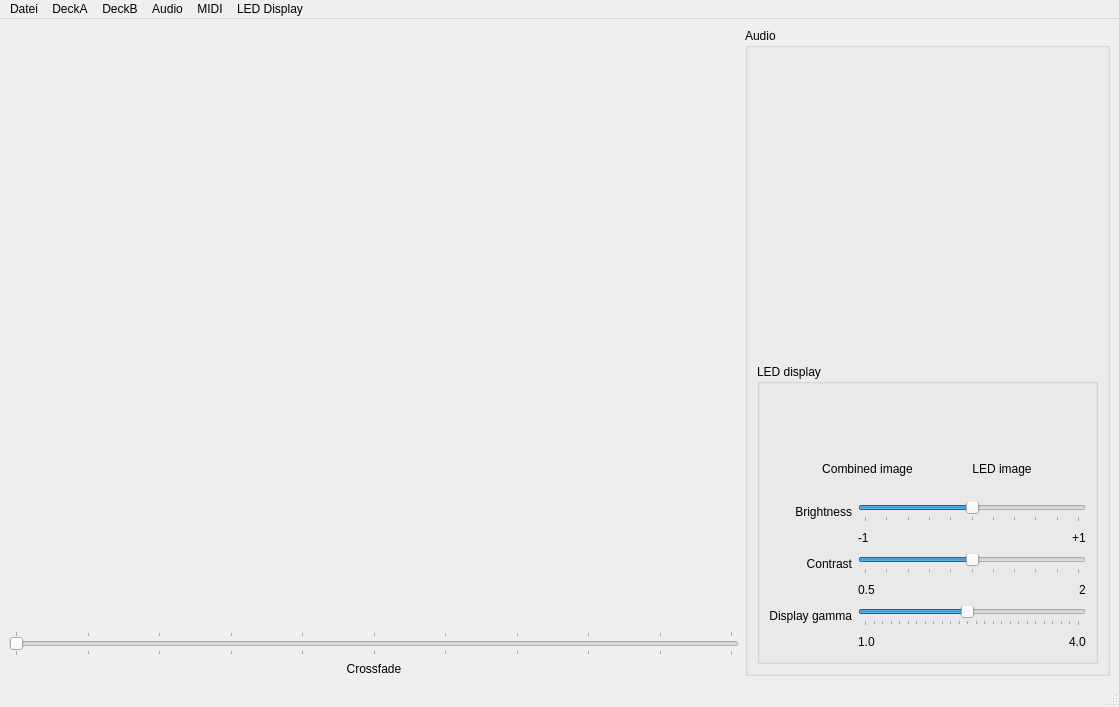
<?xml version="1.0" encoding="UTF-8"?>
<ui version="4.0">
 <class>MainWindow</class>
 <widget class="QMainWindow" name="MainWindow">
  <property name="geometry">
   <rect>
    <x>0</x>
    <y>0</y>
    <width>1119</width>
    <height>707</height>
   </rect>
  </property>
  <property name="windowTitle">
   <string>NerDisco 0.7b</string>
  </property>
  <property name="windowIcon">
   <iconset resource="../resources/resources.qrc">
    <normaloff>:/icon.ico</normaloff>:/icon.ico</iconset>
  </property>
  <widget class="QWidget" name="centralwidget">
   <layout class="QHBoxLayout" name="horizontalLayout_4" stretch="2,1">
    <item>
     <layout class="QVBoxLayout" name="verticalLayout" stretch="1,0,0">
      <item>
       <layout class="QHBoxLayout" name="horizontalLayout_2">
        <item>
         <widget class="Deck" name="widgetDeckA" native="true"/>
        </item>
        <item>
         <widget class="Deck" name="widgetDeckB" native="true"/>
        </item>
       </layout>
      </item>
      <item>
       <widget class="QSlider" name="horizontalSliderCrossfade">
        <property name="maximum">
         <number>100</number>
        </property>
        <property name="orientation">
         <enum>Qt::Horizontal</enum>
        </property>
        <property name="tickPosition">
         <enum>QSlider::TicksBothSides</enum>
        </property>
        <property name="tickInterval">
         <number>10</number>
        </property>
       </widget>
      </item>
      <item>
       <layout class="QHBoxLayout" name="horizontalLayout_3">
        <item>
         <widget class="QLabel" name="label_2">
          <property name="text">
           <string>Crossfade</string>
          </property>
          <property name="alignment">
           <set>Qt::AlignHCenter|Qt::AlignTop</set>
          </property>
         </widget>
        </item>
       </layout>
      </item>
     </layout>
    </item>
    <item>
     <layout class="QVBoxLayout" name="verticalLayout_4">
      <item>
       <widget class="QGroupBox" name="groupBox_3">
        <property name="title">
         <string>Audio</string>
        </property>
        <layout class="QVBoxLayout" name="verticalLayout_5">
         <item>
          <widget class="QLabel" name="labelSpectrumImage">
           <property name="text">
            <string/>
           </property>
          </widget>
         </item>
         <item>
          <widget class="QGroupBox" name="groupBox_4">
           <property name="title">
            <string>LED display</string>
           </property>
           <layout class="QVBoxLayout" name="verticalLayout_3">
            <item>
             <layout class="QVBoxLayout" name="verticalLayout_2" stretch="0,0">
              <item>
               <layout class="QGridLayout" name="gridLayout">
                <item row="1" column="1">
                 <widget class="QLabel" name="labelRealImage">
                  <property name="sizePolicy">
                   <sizepolicy hsizetype="Fixed" vsizetype="Fixed">
                    <horstretch>0</horstretch>
                    <verstretch>0</verstretch>
                   </sizepolicy>
                  </property>
                  <property name="text">
                   <string/>
                  </property>
                  <property name="alignment">
                   <set>Qt::AlignCenter</set>
                  </property>
                 </widget>
                </item>
                <item row="1" column="0">
                 <widget class="QLabel" name="labelFinalImage">
                  <property name="sizePolicy">
                   <sizepolicy hsizetype="Fixed" vsizetype="Fixed">
                    <horstretch>0</horstretch>
                    <verstretch>0</verstretch>
                   </sizepolicy>
                  </property>
                  <property name="text">
                   <string notr="true"/>
                  </property>
                  <property name="alignment">
                   <set>Qt::AlignCenter</set>
                  </property>
                 </widget>
                </item>
                <item row="0" column="1">
                 <widget class="QLabel" name="label_3">
                  <property name="text">
                   <string>LED image</string>
                  </property>
                  <property name="alignment">
                   <set>Qt::AlignBottom|Qt::AlignHCenter</set>
                  </property>
                 </widget>
                </item>
                <item row="0" column="0">
                 <widget class="QLabel" name="label">
                  <property name="text">
                   <string>Combined image</string>
                  </property>
                  <property name="alignment">
                   <set>Qt::AlignBottom|Qt::AlignHCenter</set>
                  </property>
                 </widget>
                </item>
               </layout>
              </item>
              <item>
               <layout class="QGridLayout" name="gridLayout_2">
                <item row="1" column="1">
                 <layout class="QHBoxLayout" name="horizontalLayout_9">
                  <property name="spacing">
                   <number>0</number>
                  </property>
                  <item>
                   <widget class="QLabel" name="label_17">
                    <property name="text">
                     <string>-1</string>
                    </property>
                   </widget>
                  </item>
                  <item>
                   <spacer name="horizontalSpacer_8">
                    <property name="orientation">
                     <enum>Qt::Horizontal</enum>
                    </property>
                    <property name="sizeHint" stdset="0">
                     <size>
                      <width>40</width>
                      <height>20</height>
                     </size>
                    </property>
                   </spacer>
                  </item>
                  <item>
                   <widget class="QLabel" name="label_18">
                    <property name="text">
                     <string>+1</string>
                    </property>
                   </widget>
                  </item>
                 </layout>
                </item>
                <item row="3" column="1">
                 <layout class="QHBoxLayout" name="horizontalLayout_8">
                  <property name="spacing">
                   <number>0</number>
                  </property>
                  <item>
                   <widget class="QLabel" name="label_15">
                    <property name="text">
                     <string>0.5</string>
                    </property>
                   </widget>
                  </item>
                  <item>
                   <spacer name="horizontalSpacer_7">
                    <property name="orientation">
                     <enum>Qt::Horizontal</enum>
                    </property>
                    <property name="sizeHint" stdset="0">
                     <size>
                      <width>40</width>
                      <height>20</height>
                     </size>
                    </property>
                   </spacer>
                  </item>
                  <item>
                   <widget class="QLabel" name="label_16">
                    <property name="text">
                     <string>2</string>
                    </property>
                   </widget>
                  </item>
                 </layout>
                </item>
                <item row="5" column="1">
                 <layout class="QHBoxLayout" name="horizontalLayout_7">
                  <property name="spacing">
                   <number>0</number>
                  </property>
                  <item>
                   <widget class="QLabel" name="label_13">
                    <property name="text">
                     <string>1.0</string>
                    </property>
                   </widget>
                  </item>
                  <item>
                   <spacer name="horizontalSpacer_6">
                    <property name="orientation">
                     <enum>Qt::Horizontal</enum>
                    </property>
                    <property name="sizeHint" stdset="0">
                     <size>
                      <width>40</width>
                      <height>20</height>
                     </size>
                    </property>
                   </spacer>
                  </item>
                  <item>
                   <widget class="QLabel" name="label_14">
                    <property name="text">
                     <string>4.0</string>
                    </property>
                   </widget>
                  </item>
                 </layout>
                </item>
                <item row="4" column="1">
                 <widget class="QSlider" name="horizontalSliderGamma">
                  <property name="minimum">
                   <number>100</number>
                  </property>
                  <property name="maximum">
                   <number>350</number>
                  </property>
                  <property name="pageStep">
                   <number>10</number>
                  </property>
                  <property name="value">
                   <number>220</number>
                  </property>
                  <property name="sliderPosition">
                   <number>220</number>
                  </property>
                  <property name="orientation">
                   <enum>Qt::Horizontal</enum>
                  </property>
                  <property name="invertedAppearance">
                   <bool>false</bool>
                  </property>
                  <property name="invertedControls">
                   <bool>false</bool>
                  </property>
                  <property name="tickPosition">
                   <enum>QSlider::TicksBelow</enum>
                  </property>
                  <property name="tickInterval">
                   <number>10</number>
                  </property>
                 </widget>
                </item>
                <item row="4" column="0">
                 <widget class="QLabel" name="label_12">
                  <property name="text">
                   <string>Display gamma</string>
                  </property>
                  <property name="alignment">
                   <set>Qt::AlignRight|Qt::AlignTrailing|Qt::AlignVCenter</set>
                  </property>
                 </widget>
                </item>
                <item row="0" column="1">
                 <widget class="QSlider" name="horizontalSliderBrightness">
                  <property name="minimum">
                   <number>0</number>
                  </property>
                  <property name="maximum">
                   <number>100</number>
                  </property>
                  <property name="pageStep">
                   <number>10</number>
                  </property>
                  <property name="value">
                   <number>50</number>
                  </property>
                  <property name="orientation">
                   <enum>Qt::Horizontal</enum>
                  </property>
                  <property name="invertedAppearance">
                   <bool>false</bool>
                  </property>
                  <property name="invertedControls">
                   <bool>false</bool>
                  </property>
                  <property name="tickPosition">
                   <enum>QSlider::TicksBelow</enum>
                  </property>
                  <property name="tickInterval">
                   <number>10</number>
                  </property>
                 </widget>
                </item>
                <item row="2" column="0">
                 <widget class="QLabel" name="label_4">
                  <property name="text">
                   <string>Contrast</string>
                  </property>
                  <property name="alignment">
                   <set>Qt::AlignRight|Qt::AlignTrailing|Qt::AlignVCenter</set>
                  </property>
                 </widget>
                </item>
                <item row="2" column="1">
                 <widget class="QSlider" name="horizontalSliderContrast">
                  <property name="minimum">
                   <number>0</number>
                  </property>
                  <property name="maximum">
                   <number>100</number>
                  </property>
                  <property name="singleStep">
                   <number>1</number>
                  </property>
                  <property name="pageStep">
                   <number>10</number>
                  </property>
                  <property name="value">
                   <number>50</number>
                  </property>
                  <property name="orientation">
                   <enum>Qt::Horizontal</enum>
                  </property>
                  <property name="invertedAppearance">
                   <bool>false</bool>
                  </property>
                  <property name="invertedControls">
                   <bool>false</bool>
                  </property>
                  <property name="tickPosition">
                   <enum>QSlider::TicksBelow</enum>
                  </property>
                  <property name="tickInterval">
                   <number>10</number>
                  </property>
                 </widget>
                </item>
                <item row="0" column="0">
                 <widget class="QLabel" name="label_5">
                  <property name="text">
                   <string>Brightness</string>
                  </property>
                  <property name="alignment">
                   <set>Qt::AlignRight|Qt::AlignTrailing|Qt::AlignVCenter</set>
                  </property>
                 </widget>
                </item>
               </layout>
              </item>
             </layout>
            </item>
           </layout>
          </widget>
         </item>
        </layout>
       </widget>
      </item>
     </layout>
    </item>
   </layout>
  </widget>
  <widget class="QMenuBar" name="menubar">
   <property name="geometry">
    <rect>
     <x>0</x>
     <y>0</y>
     <width>1119</width>
     <height>21</height>
    </rect>
   </property>
   <widget class="QMenu" name="menuDeckA">
    <property name="title">
     <string>DeckA</string>
    </property>
    <widget class="QMenu" name="menuSettingsDeckA">
     <property name="title">
      <string>Settings</string>
     </property>
     <property name="icon">
      <iconset resource="../resources/resources.qrc">
       <normaloff>:/preferences-system.png</normaloff>:/preferences-system.png</iconset>
     </property>
    </widget>
    <addaction name="actionLoadDeckA"/>
    <addaction name="actionSaveDeckA"/>
    <addaction name="actionSaveAsDeckA"/>
    <addaction name="menuSettingsDeckA"/>
   </widget>
   <widget class="QMenu" name="menuDeckB">
    <property name="title">
     <string>DeckB</string>
    </property>
    <widget class="QMenu" name="menuSettingsDeckB">
     <property name="title">
      <string>Settings</string>
     </property>
     <property name="icon">
      <iconset resource="../resources/resources.qrc">
       <normaloff>:/preferences-system.png</normaloff>:/preferences-system.png</iconset>
     </property>
    </widget>
    <addaction name="actionLoadDeckB"/>
    <addaction name="actionSaveDeckB"/>
    <addaction name="actionSaveAsDeckB"/>
    <addaction name="menuSettingsDeckB"/>
   </widget>
   <widget class="QMenu" name="menuFile">
    <property name="title">
     <string>Datei</string>
    </property>
    <addaction name="actionExit"/>
   </widget>
   <widget class="QMenu" name="menuAudio">
    <property name="title">
     <string>Audio</string>
    </property>
    <addaction name="actionAudioDevices"/>
    <addaction name="actionAudioRecord"/>
    <addaction name="actionAudioStop"/>
   </widget>
   <widget class="QMenu" name="menuDisplay">
    <property name="title">
     <string>LED Display</string>
    </property>
    <widget class="QMenu" name="menuDisplaySettings">
     <property name="title">
      <string>Settings</string>
     </property>
     <property name="icon">
      <iconset resource="../resources/resources.qrc">
       <normaloff>:/preferences-system.png</normaloff>:/preferences-system.png</iconset>
     </property>
     <widget class="QMenu" name="menuDisplayScanlineDirection">
      <property name="title">
       <string>Scanline direction</string>
      </property>
      <addaction name="actionConstantLeftRight"/>
      <addaction name="actionConstantRightLeft"/>
      <addaction name="actionAlternatingStartLeft"/>
      <addaction name="actionAlternatingStartRight"/>
     </widget>
     <widget class="QMenu" name="menuFlipDisplay">
      <property name="title">
       <string>Flip display</string>
      </property>
      <addaction name="actionDisplayFlipHorizontal"/>
      <addaction name="actionDisplayFlipVertical"/>
     </widget>
     <widget class="QMenu" name="menuDisplayBaudrate">
      <property name="title">
       <string>Baud rate</string>
      </property>
     </widget>
     <addaction name="menuDisplayBaudrate"/>
     <addaction name="menuDisplayScanlineDirection"/>
     <addaction name="menuFlipDisplay"/>
    </widget>
    <addaction name="actionDisplaySerialPort"/>
    <addaction name="menuDisplaySettings"/>
    <addaction name="actionDisplayStart"/>
    <addaction name="actionDisplayStop"/>
   </widget>
   <widget class="QMenu" name="menuMidi">
    <property name="title">
     <string>MIDI</string>
    </property>
    <addaction name="actionMidiDevices"/>
    <addaction name="actionMidiStart"/>
    <addaction name="actionMidiStop"/>
    <addaction name="actionMidiLearnMapping"/>
    <addaction name="actionStoreLearnedConnection"/>
    <addaction name="actionClearMidiConnections"/>
   </widget>
   <addaction name="menuFile"/>
   <addaction name="menuDeckA"/>
   <addaction name="menuDeckB"/>
   <addaction name="menuAudio"/>
   <addaction name="menuMidi"/>
   <addaction name="menuDisplay"/>
  </widget>
  <widget class="QStatusBar" name="statusbar"/>
  <action name="actionOptions">
   <property name="text">
    <string>Options...</string>
   </property>
  </action>
  <action name="actionExit">
   <property name="icon">
    <iconset resource="../resources/resources.qrc">
     <normaloff>:/system-log-out.png</normaloff>:/system-log-out.png</iconset>
   </property>
   <property name="text">
    <string>Exit</string>
   </property>
  </action>
  <action name="actionLoadDeckA">
   <property name="icon">
    <iconset resource="../resources/resources.qrc">
     <normaloff>:/document-open.png</normaloff>:/document-open.png</iconset>
   </property>
   <property name="text">
    <string>Load into deck</string>
   </property>
  </action>
  <action name="actionLoadDeckB">
   <property name="icon">
    <iconset resource="../resources/resources.qrc">
     <normaloff>:/document-open.png</normaloff>:/document-open.png</iconset>
   </property>
   <property name="text">
    <string>Load into deck</string>
   </property>
  </action>
  <action name="actionSaveDeckA">
   <property name="icon">
    <iconset resource="../resources/resources.qrc">
     <normaloff>:/document-save.png</normaloff>:/document-save.png</iconset>
   </property>
   <property name="text">
    <string>Save</string>
   </property>
  </action>
  <action name="actionSaveAsDeckA">
   <property name="icon">
    <iconset resource="../resources/resources.qrc">
     <normaloff>:/document-save-as.png</normaloff>:/document-save-as.png</iconset>
   </property>
   <property name="text">
    <string>Save as...</string>
   </property>
  </action>
  <action name="actionSaveDeckB">
   <property name="icon">
    <iconset resource="../resources/resources.qrc">
     <normaloff>:/document-save.png</normaloff>:/document-save.png</iconset>
   </property>
   <property name="text">
    <string>Save</string>
   </property>
  </action>
  <action name="actionSaveAsDeckB">
   <property name="icon">
    <iconset resource="../resources/resources.qrc">
     <normaloff>:/document-save-as.png</normaloff>:/document-save-as.png</iconset>
   </property>
   <property name="text">
    <string>Save as...</string>
   </property>
  </action>
  <action name="actionAudioRecord">
   <property name="checkable">
    <bool>true</bool>
   </property>
   <property name="enabled">
    <bool>false</bool>
   </property>
   <property name="icon">
    <iconset resource="../resources/resources.qrc">
     <normaloff>:/media-record.png</normaloff>:/media-record.png</iconset>
   </property>
   <property name="text">
    <string>Record</string>
   </property>
  </action>
  <action name="actionAudioStop">
   <property name="enabled">
    <bool>false</bool>
   </property>
   <property name="icon">
    <iconset resource="../resources/resources.qrc">
     <normaloff>:/media-playback-stop.png</normaloff>:/media-playback-stop.png</iconset>
   </property>
   <property name="text">
    <string>Stop</string>
   </property>
  </action>
  <action name="actionDisplayStart">
   <property name="checkable">
    <bool>true</bool>
   </property>
   <property name="enabled">
    <bool>false</bool>
   </property>
   <property name="icon">
    <iconset resource="../resources/resources.qrc">
     <normaloff>:/media-playback-start.png</normaloff>:/media-playback-start.png</iconset>
   </property>
   <property name="text">
    <string>Start</string>
   </property>
  </action>
  <action name="actionDisplayStop">
   <property name="enabled">
    <bool>false</bool>
   </property>
   <property name="icon">
    <iconset resource="../resources/resources.qrc">
     <normaloff>:/media-playback-stop.png</normaloff>:/media-playback-stop.png</iconset>
   </property>
   <property name="text">
    <string>Stop</string>
   </property>
  </action>
  <action name="actionAudioDevices">
   <property name="icon">
    <iconset resource="../resources/resources.qrc">
     <normaloff>:/audio-input-microphone.png</normaloff>:/audio-input-microphone.png</iconset>
   </property>
   <property name="text">
    <string>Device</string>
   </property>
  </action>
  <action name="actionMidiDevices">
   <property name="icon">
    <iconset resource="../resources/resources.qrc">
     <normaloff>:/input-gaming.png</normaloff>:/input-gaming.png</iconset>
   </property>
   <property name="text">
    <string>Device</string>
   </property>
  </action>
  <action name="actionMidiStart">
   <property name="checkable">
    <bool>true</bool>
   </property>
   <property name="enabled">
    <bool>false</bool>
   </property>
   <property name="icon">
    <iconset resource="../resources/resources.qrc">
     <normaloff>:/media-record.png</normaloff>:/media-record.png</iconset>
   </property>
   <property name="text">
    <string>Start</string>
   </property>
  </action>
  <action name="actionMidiStop">
   <property name="enabled">
    <bool>false</bool>
   </property>
   <property name="icon">
    <iconset resource="../resources/resources.qrc">
     <normaloff>:/media-playback-stop.png</normaloff>:/media-playback-stop.png</iconset>
   </property>
   <property name="text">
    <string>Stop</string>
   </property>
  </action>
  <action name="actionMidiLearnMapping">
   <property name="checkable">
    <bool>true</bool>
   </property>
   <property name="enabled">
    <bool>false</bool>
   </property>
   <property name="text">
    <string>Learn MIDI-&gt;control mapping</string>
   </property>
  </action>
  <action name="actionStoreLearnedConnection">
   <property name="enabled">
    <bool>false</bool>
   </property>
   <property name="text">
    <string>Store learned connection</string>
   </property>
  </action>
  <action name="actionClearMidiConnections">
   <property name="enabled">
    <bool>false</bool>
   </property>
   <property name="icon">
    <iconset resource="../resources/resources.qrc">
     <normaloff>:/user-trash.png</normaloff>:/user-trash.png</iconset>
   </property>
   <property name="text">
    <string>Clear MIDI connections</string>
   </property>
  </action>
  <action name="actionDisplaySerialPort">
   <property name="icon">
    <iconset resource="../resources/resources.qrc">
     <normaloff>:/network-wired.png</normaloff>:/network-wired.png</iconset>
   </property>
   <property name="text">
    <string>Serial port</string>
   </property>
  </action>
  <action name="actionDisplayFlipHorizontal">
   <property name="checkable">
    <bool>true</bool>
   </property>
   <property name="text">
    <string>Horizontal</string>
   </property>
  </action>
  <action name="actionDisplayFlipVertical">
   <property name="checkable">
    <bool>true</bool>
   </property>
   <property name="text">
    <string>Vertical</string>
   </property>
  </action>
  <action name="actionConstantLeftRight">
   <property name="checkable">
    <bool>true</bool>
   </property>
   <property name="text">
    <string>Constant left-&gt;right</string>
   </property>
  </action>
  <action name="actionConstantRightLeft">
   <property name="checkable">
    <bool>true</bool>
   </property>
   <property name="text">
    <string>Constant right-&gt;left</string>
   </property>
  </action>
  <action name="actionAlternatingStartLeft">
   <property name="checkable">
    <bool>true</bool>
   </property>
   <property name="text">
    <string>Alternating, start left</string>
   </property>
  </action>
  <action name="actionAlternatingStartRight">
   <property name="checkable">
    <bool>true</bool>
   </property>
   <property name="text">
    <string>Alternating, start right</string>
   </property>
  </action>
  <action name="actionDisplayResolution">
   <property name="text">
    <string>Resolution</string>
   </property>
  </action>
  <action name="actionDisplayUpdateInterval">
   <property name="text">
    <string>Update interval</string>
   </property>
  </action>
  <action name="actionDkfjbg">
   <property name="text">
    <string>dkfjbg</string>
   </property>
  </action>
  <action name="actionDjhfkdjfhg">
   <property name="text">
    <string>djhfkdjfhg</string>
   </property>
  </action>
  <action name="action57600">
   <property name="text">
    <string>57600</string>
   </property>
  </action>
  <action name="action115200">
   <property name="text">
    <string>115200</string>
   </property>
  </action>
  <action name="action232000">
   <property name="text">
    <string>230400</string>
   </property>
  </action>
  <action name="actionSdfsdf">
   <property name="text">
    <string>sdfsdf</string>
   </property>
  </action>
  <action name="actionSdf">
   <property name="text">
    <string>sdf</string>
   </property>
  </action>
 </widget>
 <customwidgets>
  <customwidget>
   <class>Deck</class>
   <extends>QWidget</extends>
   <header>Deck.h</header>
   <container>1</container>
  </customwidget>
 </customwidgets>
 <resources>
  <include location="../resources/resources.qrc"/>
 </resources>
 <connections/>
</ui>
